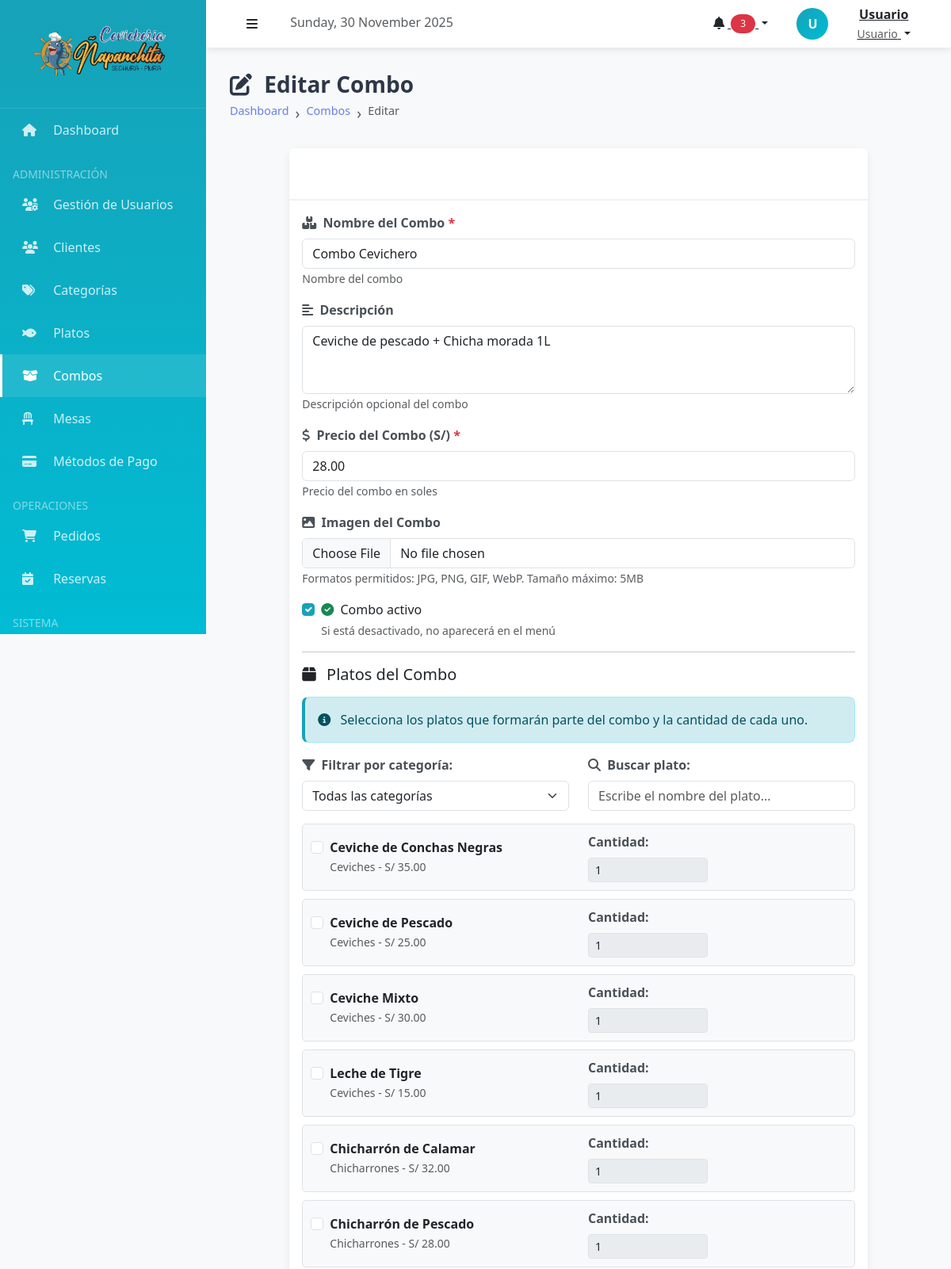
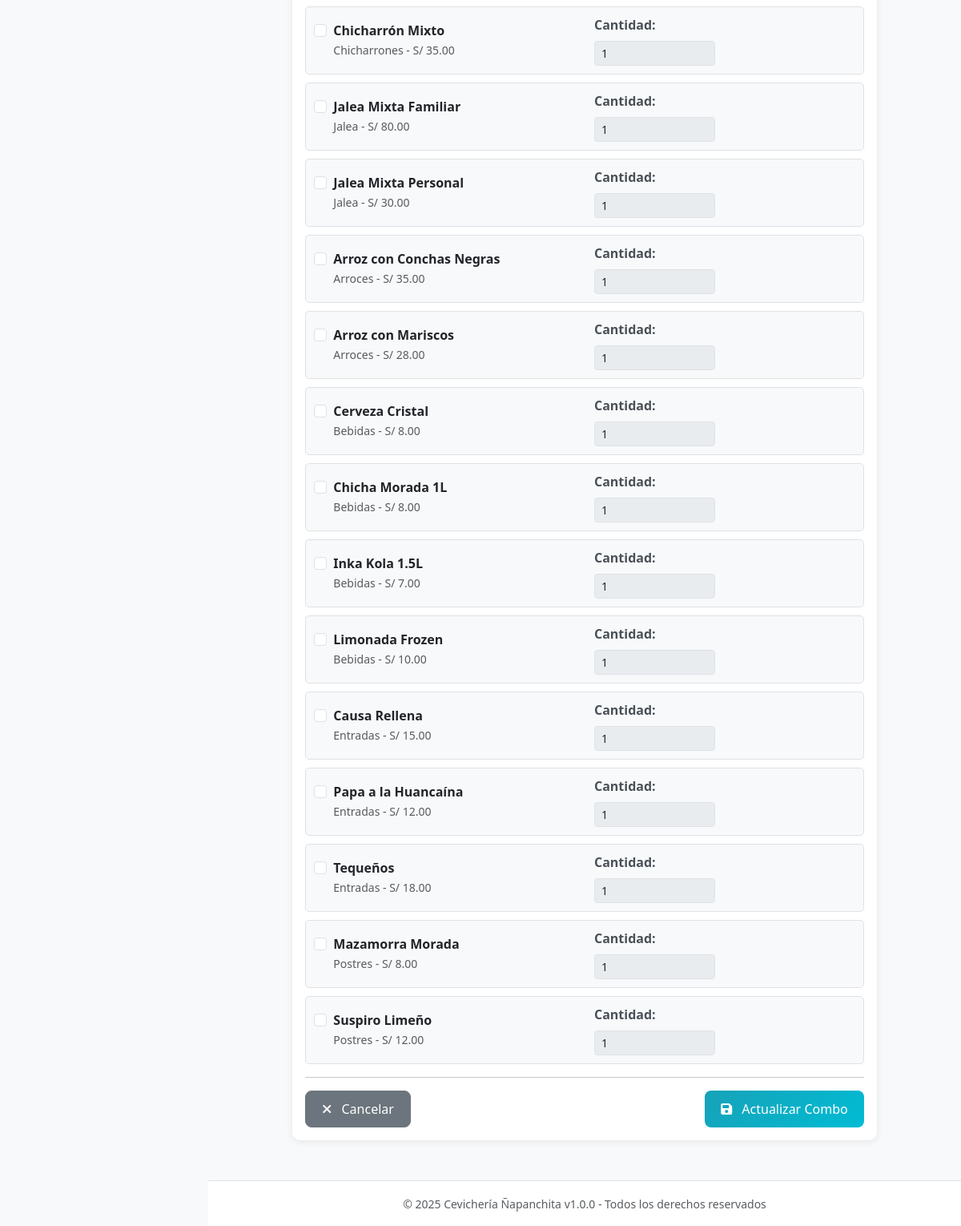
The page /index.php?action=combos_editar&id=1 (signed in) on the database its author committed (2 pictures, top to bottom).
### tables this page shows
CREATE TABLE combos (
    id INT AUTO_INCREMENT PRIMARY KEY,
    nombre VARCHAR(100) NOT NULL,
    descripcion TEXT,
    precio DECIMAL(10, 2) NOT NULL CHECK (precio > 0),
    imagen_url VARCHAR(255),
    activo BOOLEAN DEFAULT TRUE,
    fecha_creacion TIMESTAMP DEFAULT CURRENT_TIMESTAMP,
    
    INDEX idx_combos_activo (activo)
);

CREATE TABLE platos (
    id INT AUTO_INCREMENT PRIMARY KEY,
    categoria_id INT NOT NULL,
    nombre VARCHAR(100) NOT NULL,
    descripcion TEXT,
    precio DECIMAL(10, 2) NOT NULL CHECK (precio > 0),
    imagen_url VARCHAR(255),
    disponible BOOLEAN DEFAULT TRUE,
    fecha_creacion TIMESTAMP DEFAULT CURRENT_TIMESTAMP,
    
    FOREIGN KEY (categoria_id) REFERENCES categorias(id) ON DELETE RESTRICT,
    
    INDEX idx_productos_categoria (categoria_id),
    INDEX idx_productos_disponible (disponible),
    INDEX idx_productos_nombre (nombre)
);

CREATE TABLE categorias (
    id INT AUTO_INCREMENT PRIMARY KEY,
    nombre VARCHAR(50) UNIQUE NOT NULL,
    descripcion TEXT,
    orden INT DEFAULT 0 COMMENT 'Orden de visualizaciÃ³n',
    activo BOOLEAN DEFAULT TRUE,
    
    INDEX idx_categorias_activo (activo),
    INDEX idx_categorias_orden (orden)
);

### controllers/ComboController.php (called while the page is built, shortened)
<?php
require_once __DIR__ . '/../config/database.php';
require_once __DIR__ . '/../models/Combo.php';
require_once __DIR__ . '/../models/Plato.php';
class ComboController
{
    private $combo;
    private $plato;
    public function __construct()
    {
        $database = new Database();
        $this->db = $database->getConnection();
        $this->combo = new Combo($this->db);
        $this->plato = new Plato($this->db);
    }
    public function editar()
    {
        $id = $_GET['id'] ?? 0;
        $this->combo->id = $id;
        $combo = $this->combo->obtenerPorId();
        $platos = $this->plato->listar();
        require_once __DIR__ . '/../views/combos/editar.php';
    }
}

### config/database.php (called while the page is built, shortened)
<?php
class Database
{
    private $host = "localhost";
    private $db_name = "napanchita_db";
    private $username = "root";
    private $password = "";
    public function getConnection()
    {
        try {
            $this->conn = new PDO(
                "mysql:host=" . $this->host . ";dbname=" . $this->db_name . ";charset=utf8mb4",
                $this->username,
                $this->password
            );
            $this->conn->setAttribute(PDO::ATTR_ERRMODE, PDO::ERRMODE_EXCEPTION);
            $this->conn->setAttribute(PDO::ATTR_EMULATE_PREPARES, false);
            return $this->conn;
        } catch (PDOException $e) {
            echo "Error de conexión: " . $e->getMessage();
            return null;
        }
    }
}

### models/Combo.php (called while the page is built, shortened)
<?php
class Combo
{
    private $conn;
    private $table = "combos";
    private $table_platos = "combo_platos";
    public $id;
    public function __construct($db)
    {
        $this->conn = $db;
    }
    public function obtenerPorId()
    {
        $query = "SELECT * FROM " . $this->table . " WHERE id = :id LIMIT 1";
        $stmt = $this->conn->prepare($query);
        $stmt->bindParam(":id", $this->id, PDO::PARAM_INT);
        $stmt->execute();
        $combo = $stmt->fetch(PDO::FETCH_ASSOC);
        if ($combo) {
            $combo['platos'] = $this->obtenerPlatosDelCombo($this->id);
        }
        return $combo;
    }
    public function obtenerPlatosDelCombo($combo_id)
    {
        $query = "SELECT cp.*, p.nombre, p.descripcion, p.precio as precio_unitario, p.imagen_url
                  FROM " . $this->table_platos . " cp
                  INNER JOIN platos p ON cp.plato_id = p.id
                  WHERE cp.combo_id = :combo_id
                  ORDER BY p.nombre ASC";
        $stmt = $this->conn->prepare($query);
        $stmt->bindParam(":combo_id", $combo_id, PDO::PARAM_INT);
        $stmt->execute();
        return $stmt->fetchAll(PDO::FETCH_ASSOC);
    }
}

### models/Plato.php (called while the page is built, shortened)
<?php
class Plato
{
    private $conn;
    private $table = "platos";
    public function __construct($db)
    {
        $this->conn = $db;
    }
    public function listar($solo_disponibles = false)
    {
        $query = "SELECT p.*, c.nombre as categoria_nombre
                  FROM " . $this->table . " p
                  LEFT JOIN categorias c ON p.categoria_id = c.id";
        $query .= " ORDER BY c.orden ASC, p.nombre ASC";
        $stmt = $this->conn->prepare($query);
        $stmt->execute();
        return $stmt->fetchAll(PDO::FETCH_ASSOC);
    }
}

### views/combos/editar.php (the view, shortened to what this page needs)
<?php
include __DIR__ . '/../layouts/header.php';
?>
<div class="page-header">
    <h1><i class="fas fa-edit me-2"></i> Editar Combo</h1>
    <nav aria-label="breadcrumb">
        <ol class="breadcrumb">
            <li class="breadcrumb-item"><a href="<?php echo BASE_URL; ?>index.php?action=dashboard">Dashboard</a></li>
            <li class="breadcrumb-item"><a href="<?php echo BASE_URL; ?>index.php?action=combos">Combos</a></li>
            <li class="breadcrumb-item active">Editar</li>
        </ol>
    </nav>
</div>
<div class="row">
    <div class="col-md-10 offset-md-1">
        <div class="card">
            <div class="card-header">
                <i class="fas fa-boxes me-2"></i> Modificar Datos del Combo
            </div>
            <div class="card-body">
                <form action="<?php echo BASE_URL; ?>index.php?action=combos_actualizar" method="POST" enctype="multipart/form-data" id="formCombo">
                    <div class="mb-3">
                        <label for="nombre" class="form-label">
                            <i class="fas fa-boxes me-1"></i> Nombre del Combo <span class="text-danger">*</span>
                        </label>
                        <input type="text" class="form-control" id="nombre" name="nombre"
                            value="<?php echo htmlspecialchars($combo['nombre']); ?>"
                            placeholder="Ej: Combo Familiar, Combo Individual" required maxlength="100">
                        <small class="form-text text-muted">Nombre del combo</small>
                    </div>
                    <div class="mb-3">
                        <label for="descripcion" class="form-label">
                            <i class="fas fa-align-left me-1"></i> Descripción
                        </label>
                        <textarea class="form-control" id="descripcion" name="descripcion"
                            rows="3" placeholder="Descripción detallada del combo"><?php echo htmlspecialchars($combo['descripcion'] ?? ''); ?></textarea>
                        <small class="form-text text-muted">Descripción opcional del combo</small>
                    </div>
                    <div class="mb-3">
                        <label for="precio" class="form-label">
                            <i class="fas fa-dollar-sign me-1"></i> Precio del Combo (S/) <span class="text-danger">*</span>
                        </label>
                        <input type="number" class="form-control" id="precio" name="precio"
                            step="0.01" min="0.01" value="<?php echo $combo['precio']; ?>"
                            placeholder="0.00" required>
                        <small class="form-text text-muted">Precio del combo en soles</small>
                    </div>
                    <div class="mb-3">
                        <label for="imagen" class="form-label">
                            <i class="fas fa-image me-1"></i> Imagen del Combo
                        </label>
                        <input type="file" class="form-control" id="imagen" name="imagen"
                            accept="image/jpeg,image/png,image/gif,image/webp" onchange="previewImagen(event)">
                        <small class="form-text text-muted">
                            Formatos permitidos: JPG, PNG, GIF, WebP. Tamaño máximo: 5MB
                        </small>
                    </div>
                    <div class="mb-3">
                        <div class="form-check">
                            <input class="form-check-input" type="checkbox" id="activo" name="activo" value="1"
                                <?php
                                $activo = isset($combo['activo']) ? (int)$combo['activo'] : 0;
                                echo ($activo === 1) ? 'checked' : '';
                                ?>>
                            <label class="form-check-label" for="activo">
                                <i class="fas fa-check-circle text-success me-1"></i> Combo activo
                            </label>
                            <small class="form-text text-muted d-block">
                                Si está desactivado, no aparecerá en el menú
                            </small>
                        </div>
                    </div>
                    <hr>
                    <h5 class="mb-3"><i class="fas fa-box me-2"></i> Platos del Combo</h5>
                    <div class="alert alert-info">
                        <i class="fas fa-info-circle me-2"></i> Selecciona los platos que formarán parte del combo y la cantidad de cada uno.
                    </div>
                    <div class="row mb-3">
                        <div class="col-md-6">
                            <label class="form-label"><i class="fas fa-filter me-1"></i> Filtrar por categoría:</label>
                            <select id="filtroCategoria" class="form-select">
                                <option value="">Todas las categorías</option>
                            </select>
                        </div>
                        <div class="col-md-6">
                            <label class="form-label"><i class="fas fa-search me-1"></i> Buscar plato:</label>
                            <input type="text" id="buscadorPlato" class="form-control" placeholder="Escribe el nombre del plato...">
                        </div>
                    </div>
                    <?php
                    $platos_combo = [];
                    ?>
                    <div id="productosContainer">
                        <?php foreach ($platos as $prod): ?>
                            <?php
                            $esta_en_combo = isset($platos_combo[$prod['id']]);
                            $cantidad_actual = $esta_en_combo ? $platos_combo[$prod['id']] : 1;
                            ?>
                            <div class="producto-item" data-categoria="<?php echo $prod['categoria_id']; ?>" data-nombre="<?php echo strtolower($prod['nombre']); ?>">
                                <div class="row align-items-center">
                                    <div class="col-md-6">
                                        <div class="form-check">
                                            <input class="form-check-input producto-checkbox" type="checkbox"
                                                id="prod_<?php echo $prod['id']; ?>"
                                                value="<?php echo $prod['id']; ?>"
                                                <?php echo $esta_en_combo ? 'checked' : ''; ?>
                                                onchange="toggleCantidad(<?php echo $prod['id']; ?>)">
                                            <label class="form-check-label" for="prod_<?php echo $prod['id']; ?>">
                                                <strong><?php echo htmlspecialchars($prod['nombre']); ?></strong>
                                                <br>
                                                <small class="text-muted"><?php echo htmlspecialchars($prod['categoria_nombre']); ?> - S/ <?php echo number_format($prod['precio'], 2); ?></small>
                                            </label>
                                        </div>
                                    </div>
                                    <div class="col-md-3">
                                        <label for="cant_<?php echo $prod['id']; ?>" class="form-label">Cantidad:</label>
                                        <input type="number" class="form-control form-control-sm cantidad-input"
                                            id="cant_<?php echo $prod['id']; ?>"
                                            name="productos[<?php echo $prod['id']; ?>]"
                                            min="1" value="<?php echo $cantidad_actual; ?>"
                                            <?php echo !$esta_en_combo ? 'disabled' : ''; ?>>
                                    </div>
                                </div>
                            </div>
                        <?php endforeach; ?>
                    </div>
                    <hr>
                    <div class="d-flex justify-content-between">
                        <a href="<?php echo BASE_URL; ?>index.php?action=combos" class="btn btn-secondary">
                            <i class="fas fa-times me-2"></i> Cancelar
                        </a>
                        <button type="submit" class="btn btn-primary">
                            <i class="fas fa-save me-2"></i> Actualizar Combo
                        </button>
                    </div>
                </form>
            </div>
        </div>
    </div>
</div>
<?php
include __DIR__ . '/../layouts/footer.php';
?>

### public/css/style.css (style rules this page uses)
:root { --color-primary: #667eea; --color-secondary: #764ba2; --color-success: #28a745; --color-danger: #dc3545; --color-warning: #ffc107; --color-info: #17a2b8; --color-light: #f8f9fa; --color-dark: #343a40; --transition: all 0.3s ease; }
body { font-family: 'Segoe UI', Tahoma, Geneva, Verdana, sans-serif; background-color: #f4f6f9; }
.card { transition: var(--transition); margin-bottom: 20px; }
.card-header { font-weight: 600; background: linear-gradient(135deg, var(--color-primary) 0%, var(--color-secondary) 100%); color: white; border-bottom: none; }
.btn { transition: var(--transition); font-weight: 500; border-radius: 8px; padding: 10px 20px; }
.btn-primary { background: linear-gradient(135deg, var(--color-primary) 0%, var(--color-secondary) 100%); border: none; }
.alert { border-left: 4px solid; border-radius: 8px; }
.alert-info { border-left-color: var(--color-info); background-color: #d1ecf1; }
.form-label { font-weight: 600; color: #495057; margin-bottom: 8px; }
.breadcrumb { background: transparent; font-size: 0.9rem; }
.breadcrumb-item + .breadcrumb-item::before { content: "›"; font-size: 1.2rem; }
.breadcrumb-item a { color: var(--color-primary); text-decoration: none; }

### public/css/tema-celeste.css (style rules this page uses)
:root { --primary-color: #17a2b8; --primary-dark: #138496; --primary-light: #00bcd4; --primary-gradient: linear-gradient(135deg, #17a2b8 0%, #00bcd4 100%); }
.btn-primary { background: linear-gradient(135deg, #17a2b8 0%, #00bcd4 100%); border-color: #17a2b8; }
a { color: #17a2b8; }
.form-check-input:checked { background-color: #17a2b8; border-color: #17a2b8; }

### views/layouts/header.php (style rules this page uses)
:root { --sidebar-width: 260px; --header-height: 60px; --primary-color: #17a2b8; --secondary-color: #00bcd4; }
body { font-family: 'Segoe UI', Tahoma, Geneva, Verdana, sans-serif; background-color: #f8f9fa; }
.page-header { margin-bottom: 30px; }
.page-header h1 { font-size: 28px; font-weight: 700; color: #2d3748; margin: 0; }
.breadcrumb { background: transparent; padding: 0; margin: 5px 0 0 0; }
.card { border: none; box-shadow: 0 2px 10px rgba(0, 0, 0, 0.08); border-radius: 10px; }
.card-header { background: white; border-bottom: 2px solid #f1f1f1; font-weight: 600; padding: 20px; }

### views/combos/editar.php (style rules this page uses)
.producto-item { border: 1px solid #dee2e6; border-radius: 5px; padding: 10px; margin-bottom: 10px; background-color: #f8f9fa; }

### rows shown on the page
combos: nombre "Combo Cevichero", descripcion "Ceviche de pescado + Chicha morada 1L", precio "28.00", activo "☑"
platos: nombre "Ceviche de Conchas Negras", categoria.nombre "Ceviches", precio "35.00", id "1"
platos: nombre "Ceviche de Pescado", categoria.nombre "Ceviches", precio "25.00", id "1"
platos: nombre "Ceviche Mixto", categoria.nombre "Ceviches", precio "30.00", id "1"
platos: nombre "Leche de Tigre", categoria.nombre "Ceviches", precio "15.00", id "1"
platos: nombre "Chicharrón de Calamar", categoria.nombre "Chicharrones", precio "32.00", id "1"
platos: nombre "Chicharrón de Pescado", categoria.nombre "Chicharrones", precio "28.00", id "1"
platos: nombre "Chicharrón Mixto", categoria.nombre "Chicharrones", precio "35.00", id "1"
platos: nombre "Jalea Mixta Familiar", categoria.nombre "Jalea", precio "80.00", id "1"
platos: nombre "Jalea Mixta Personal", categoria.nombre "Jalea", precio "30.00", id "1"
platos: nombre "Arroz con Conchas Negras", categoria.nombre "Arroces", precio "35.00", id "1"
platos: nombre "Arroz con Mariscos", categoria.nombre "Arroces", precio "28.00", id "1"
platos: nombre "Cerveza Cristal", categoria.nombre "Bebidas", precio "8.00", id "1"
platos: nombre "Chicha Morada 1L", categoria.nombre "Bebidas", precio "8.00", id "1"
platos: nombre "Inka Kola 1.5L", categoria.nombre "Bebidas", precio "7.00", id "1"
platos: nombre "Limonada Frozen", categoria.nombre "Bebidas", precio "10.00", id "1"
platos: nombre "Causa Rellena", categoria.nombre "Entradas", precio "15.00", id "1"
platos: nombre "Papa a la Huancaína", categoria.nombre "Entradas", precio "12.00", id "1"
platos: nombre "Tequeños", categoria.nombre "Entradas", precio "18.00", id "1"
platos: nombre "Mazamorra Morada", categoria.nombre "Postres", precio "8.00", id "1"
platos: nombre "Suspiro Limeño", categoria.nombre "Postres", precio "12.00", id "1"

### other values the page prints
substr($_SESSION['nombre'] ?? 'U', 0, 1) "U"
$_SESSION['nombre'] "Usuario"
$_SESSION['rol'] "Usuario"
APP_NAME "Cevichería Ñapanchita"
APP_VERSION "1.0.0"
